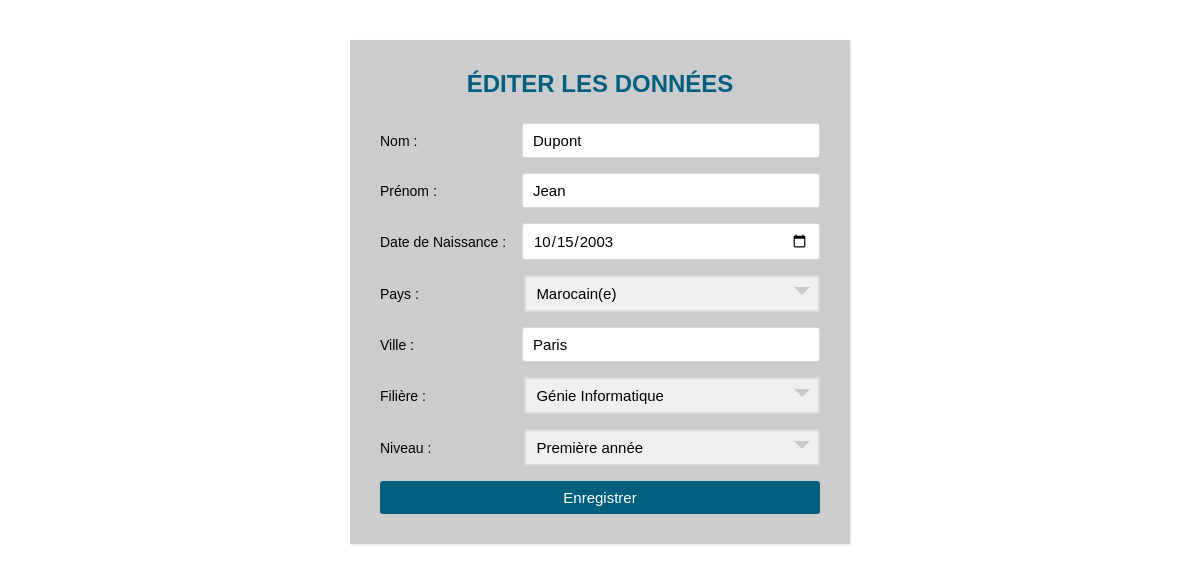
The page /editer.php?Apogee=20231001 on the database its author committed.
### tables this page shows
CREATE TABLE `etudiant` (
  `idEtudiants` int(11) NOT NULL,
  `Nom` varchar(50) NOT NULL,
  `Prenom` varchar(50) NOT NULL,
  `Apogee` varchar(50) NOT NULL,
  `DateNaissance` date NOT NULL,
  `Ville` varchar(50) NOT NULL,
  `Pays` varchar(50) NOT NULL,
  `idFiliere` int(11) DEFAULT NULL,
  `idNiveau` int(11) DEFAULT NULL,
  `accord` tinyint(1) NOT NULL DEFAULT 0
);

CREATE TABLE `filieres` (
  `idFiliere` int(11) NOT NULL,
  `Nomfiliere` varchar(50) NOT NULL
);

CREATE TABLE `niveau` (
  `idNiveau` int(11) NOT NULL,
  `Niveau` varchar(50) NOT NULL
);

### editer.php (the view, shortened to what this page needs)
<?php
$servername = "localhost";
$username = "root";
$password = "";
$dbname = "gestionetudiant1";
$conn = new mysqli($servername, $username, $password, $dbname);
if (isset($_GET['Apogee'])) {
    $apogee = $_GET['Apogee'];
    $query = "SELECT e.*, f.Nomfiliere, n.Niveau
              FROM etudiant e
              LEFT JOIN filieres f ON e.idFiliere = f.idFiliere
              LEFT JOIN niveau n ON e.idNiveau = n.idNiveau
              WHERE e.Apogee = '$apogee'";
    $result = $conn->query($query);
    if ($result->num_rows == 1) {
        $row = $result->fetch_assoc();
        $filiereResult = $conn->query("SELECT * FROM filieres");
        $niveauResult = $conn->query("SELECT * FROM niveau");
        ?>
<html>
<head>
</head>
<body>
    <div class="wrapper">
        <div class="title">
            Éditer les données
        </div>
        <div class="form">
            <form action="editer.php" method="POST">
                <div class="inputfield">
                    <label for="Nom">Nom :</label>
                    <input type="text" class="input" name="Nom" value="<?php echo $row['Nom']; ?>">
                </div>
                <div class="inputfield">
                    <label for="Prenom">Prénom :</label>
                    <input type="text" class="input" name="Prenom" value="<?php echo $row['Prenom']; ?>">
                </div>
                <div class="inputfield">
                    <label for="DateNaissance">Date de Naissance :</label>
                    <input type="date" class="input" name="DateNaissance" value="<?php echo $row['DateNaissance']; ?>">
                </div>
                <div class="inputfield">
                    <label for="Pays">Pays :</label>
                    <div class="custom_select">
                        <select name="Pays">
                            <option value="Marocain(e)" <?php echo ($row['Pays'] == 'Marocain(e)') ? 'selected' : ''; ?>>
                                Marocain(e)</option>
                        </select>
                    </div>
                </div>
                <div class="inputfield">
                    <label for="Ville">Ville :</label>
                    <input type="text" class="input" name="Ville" value="<?php echo $row['Ville']; ?>">
                </div>
                <div class="inputfield">
                    <label for="idFiliere">Filière :</label>
                    <div class="custom_select">
                        <select name="idFiliere">
                            <?php while ($filiereRow = $filiereResult->fetch_assoc()) { ?>
                                <option value="<?php echo $filiereRow['idFiliere']; ?>"
                                    <?php echo ($row['idFiliere'] == $filiereRow['idFiliere']) ? 'selected' : ''; ?>>
                                    <?php echo $filiereRow['Nomfiliere']; ?>
                                </option>
                            <?php } ?>
                        </select>
                    </div>
                </div>
                <div class="inputfield">
                    <label for="idNiveau">Niveau :</label>
                    <div class="custom_select">
                        <select name="idNiveau">
                            <?php while ($niveauRow = $niveauResult->fetch_assoc()) { ?>
                                <option value="<?php echo $niveauRow['idNiveau']; ?>"
                                    <?php echo ($row['idNiveau'] == $niveauRow['idNiveau']) ? 'selected' : ''; ?>>
                                    <?php echo $niveauRow['Niveau']; ?>
                                </option>
                            <?php } ?>
                        </select>
                    </div>
                </div>
                <div class="inputfield">
                    <button type="submit" name="Envoyer" class="btn">Enregistrer</button>
                </div>
            </form>
        </div>
    </div>
</body>
</html>
<?php
    }
}
?>

### editer.php (style rules this page uses)
* { margin: 0; padding: 0; box-sizing: border-box; font-family: 'Montserrat', sans-serif; }
body { background-image: url(1.jpg); padding: 0 10px; background-position: center; background-size: cover; font-family: sans-serif; margin-top: 40px; }
.wrapper { max-width: 500px; width: 100%; background: rgba(0, 0, 0, 0.2); margin: 20px auto; box-shadow: 1px 1px 2px rgba(0, 0, 0, 0.125); padding: 30px; }
.wrapper .title { font-size: 24px; font-weight: 700; margin-bottom: 25px; color: #005f7f; text-transform: uppercase; text-align: center; }
.wrapper .form { width: 100%; }
.wrapper .form .inputfield { margin-bottom: 15px; display: flex; align-items: center; }
.wrapper .form .inputfield label { width: 200px; color: #000000; margin-right: 10px; font-size: 14px; }
.wrapper .form .inputfield .input { width: 100%; outline: none; border: 1px solid #d5dbd9; font-size: 15px; padding: 8px 10px; border-radius: 3px; transition: all 0.3s ease; color: #000000; }
.wrapper .form .inputfield .custom_select { position: relative; width: 100%; height: 37px; }
.wrapper .form .inputfield .custom_select:before { content: ""; position: absolute; top: 12px; right: 10px; border: 8px solid; border-color: #c8caca transparent transparent transparent; pointer-events: none; }
.wrapper .form .inputfield .custom_select select { -webkit-appearance: none; -moz-appearance: none; appearance: none; outline: none; width: 100%; height: 100%; border: 0px; padding: 8px 10px; font-size: 15px; border: 2px solid #d5dbd9; border-radius: 3px; }
.wrapper .form .inputfield .btn { width: 100%; padding: 8px 10px; font-size: 15px; border: 0px; background: #005f7f; color: #fff; cursor: pointer; border-radius: 3px; outline: none; }
.wrapper .form .inputfield:last-child { margin-bottom: 0; }

### rows shown on the page
etudiant: Nom "Dupont", Prenom "Jean", DateNaissance "10/15/2003", Pays "Marocain(e)", Ville "Paris", idFiliere "Génie Informatique", idNiveau "Première année"
